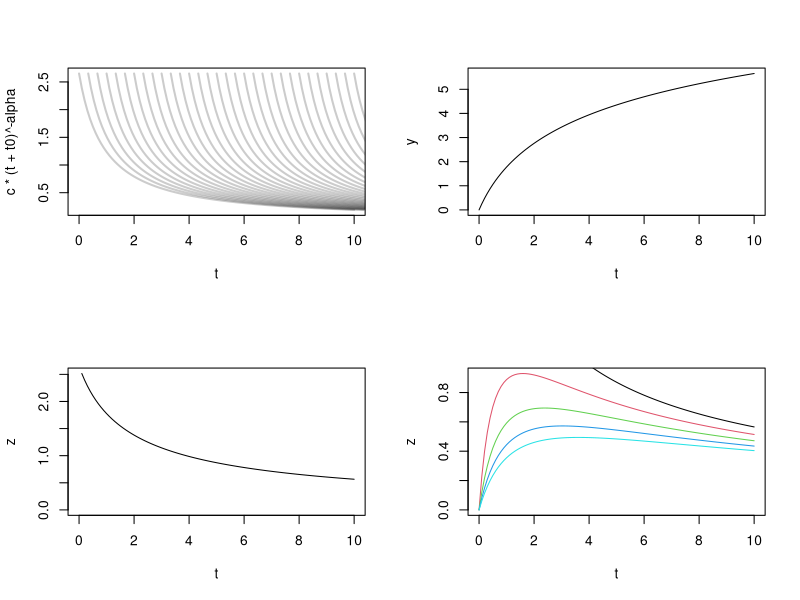
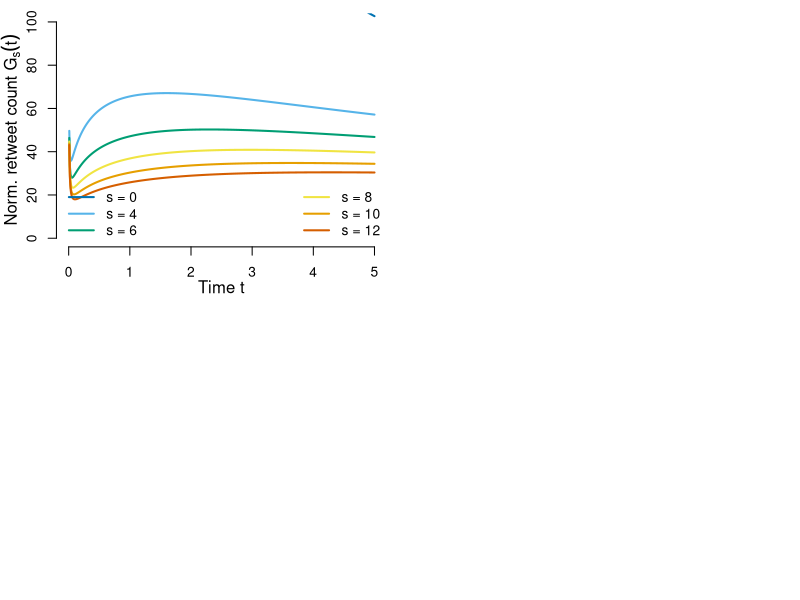
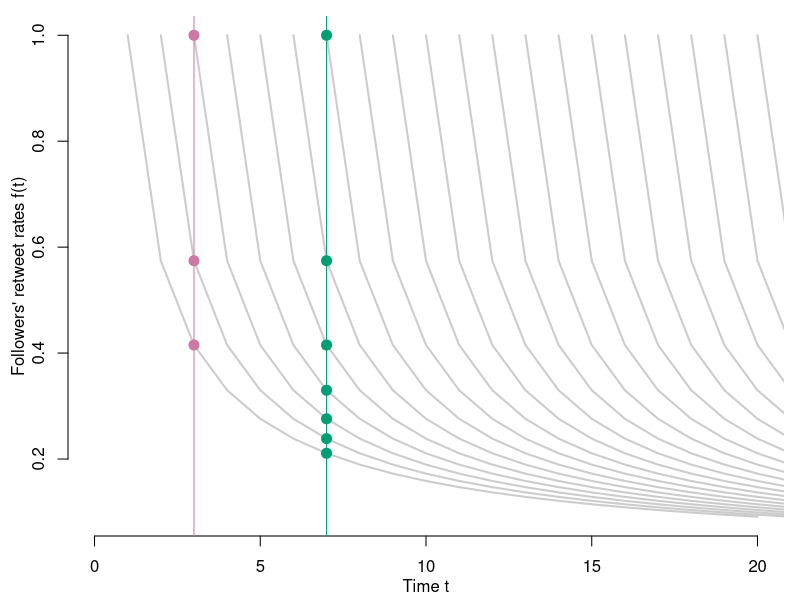
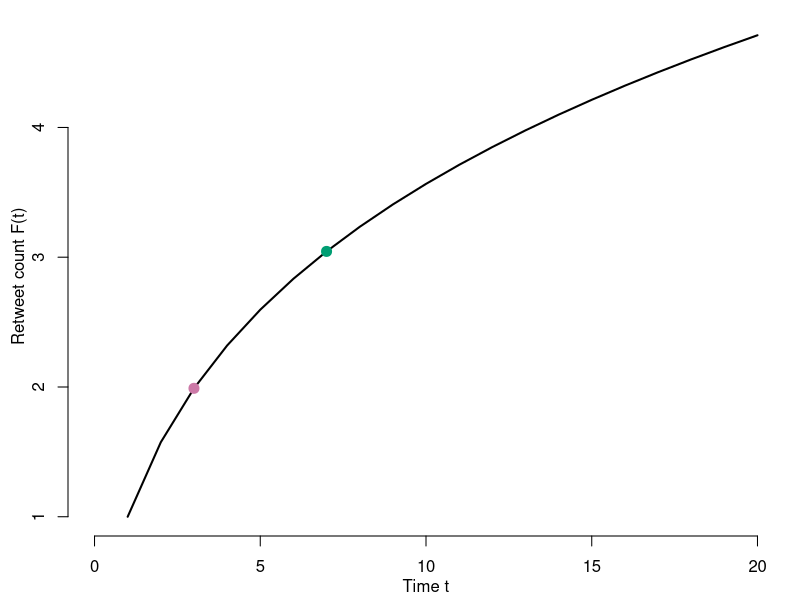
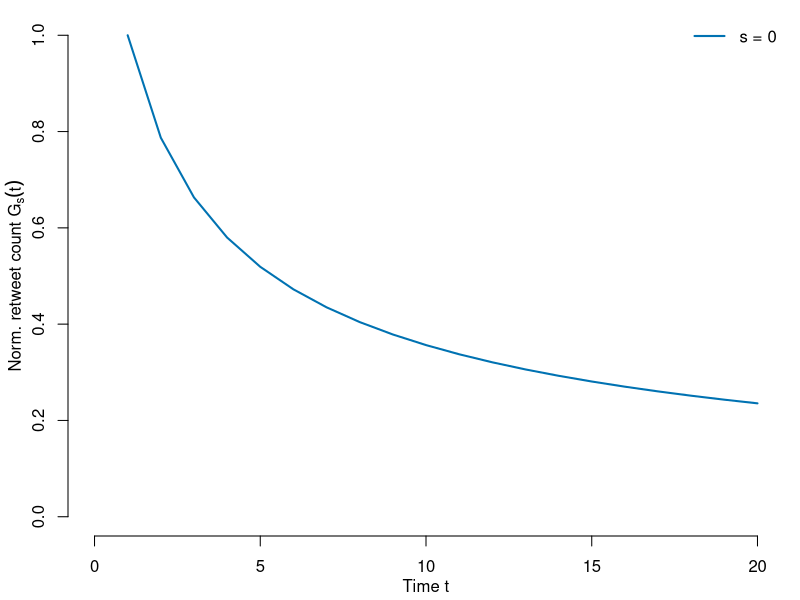
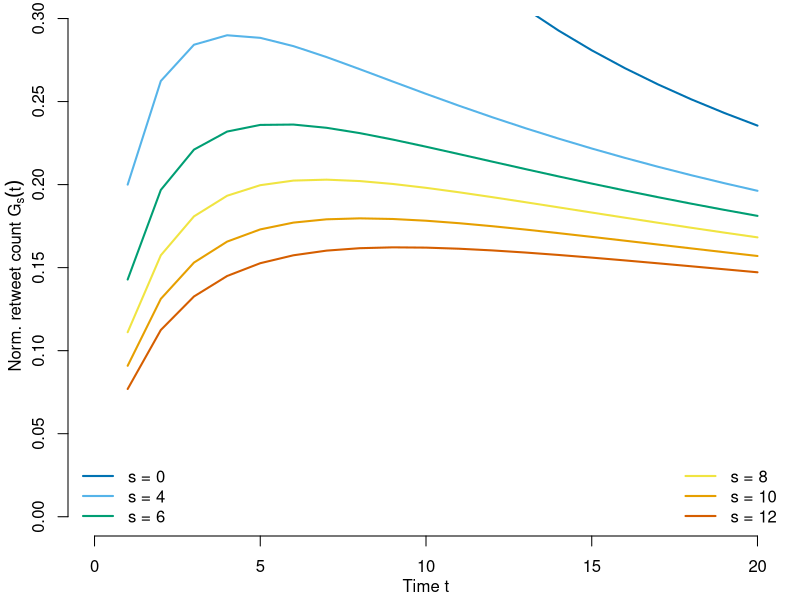

The R script that drew these images, in order:
# Continuous time

alpha <- 1.1
t0 <- 1
tmax <- 10
t <- seq(0, tmax, tmax/100)
c <- (alpha-1) / (t0^-(alpha-1) + 1/(alpha-2)*((1+t0)^-(alpha-2) - t0^-(alpha-2)))

par(mfrow=c(2,2))

plot(t, c*(t+t0)^-alpha, col='white')
for (delta in seq(0, tmax, tmax/30)) {
  lines(t+delta, c*(t+t0)^-alpha, type='l', col=rgb(0,0,0,0.2), lwd=2)
}

y <- c/(alpha-1) * (t0^-(alpha-1) - (t+t0)^-(alpha-1))
plot(t, y, type='l')

# Upper bound of tweets per week:
c/(alpha-1) * t0^-(alpha-1)

z <- y/t
plot(t, z, type='l', ylim=c(0,max(z, na.rm=TRUE)))

i <- 1
S <- 0:4
for (s in S) {
  z <- y/(t+s)
  if (i == 1) plot(t, z, type='l', col=i, ylim=c(0,max(y/(t+S[2]))))
  else lines(t, z, col=i)
  i <- i + 1
}

# Sanity check to see that the volume of retweets in the first week is indeed 1:
# z <- c/(alpha-1) * (t0^-(alpha-1)*t + 1/(alpha-2)*((t+t0)^-(alpha-2) - t0^-(alpha-2)))
# plot(t, z, type='l', xlim=c(0,1), ylim=c(0,1), panel.first=abline(h=1,v=1))

###########################################################################

# Discrete time

PLOTDIR <- sprintf('%s/Desktop/qscore', Sys.getenv('HOME'))

# Source: http://www.cookbook-r.com/Graphs/Colors_(ggplot2)/
COL_LIGHTBLUE <- "#56B4E9"
COL_YELLOW <- "#F0E442"
COL_DARKBLUE <- "#0072B2"
COL_RED <- "#D55E00"
COL_MAGENTA <- "#CC79A7"
COL_GRAY <- "#999999"
COL_ORANGE <- "#E69F00"
COL_GREEN <- "#009E73"
col <- c(COL_DARKBLUE, COL_LIGHTBLUE, COL_GREEN, COL_YELLOW, COL_ORANGE, COL_RED)

# alpha <- 1.1
alpha <- 0.8
c <- 1
t <- 1:20

f <- function(x) {
  c*x^-alpha
}

pdf(sprintf('%s/retweet_rates_f.pdf', PLOTDIR), width=1.7, height=1.4, pointsize=6, family='Helvetica', useDingbats=FALSE)
par(mar=c(3.2, 3.4, 0.8, 0.8))
plot(t, f(t), col='white', axes=FALSE, xlab='', ylab='', xlim=c(0,max(t)))
axis(1)
mtext('Time t', side=1, line=2)
axis(2)
mtext("Followers' retweet rates f(t)", side=2, line=2)
for (delta in 0:max(t)) {
  y <- f(t)
  y[y==0] <- NA
  lines(t+delta, y, type='l', col=rgb(0,0,0,0.2), lwd=2)
}
abline(v=3, col=COL_MAGENTA); points(rep(3,3), f(1:3), col=COL_MAGENTA, pch=20, cex=2)
abline(v=7, col=COL_GREEN); points(rep(7,7), f(1:7), col=COL_GREEN, pch=20, cex=2)
dev.off()

pdf(sprintf('%s/retweet_counts_F.pdf', PLOTDIR), width=1.7, height=1.4, pointsize=6, family='Helvetica', useDingbats=FALSE)
par(mar=c(3.2, 3.4, 0.8, 0.8))
y <- cumsum(f(t))
plot(t, y, type='l', axes=FALSE, xlab='', ylab='', xlim=c(0,max(t)), lwd=2)
points(3, y[3], col=COL_MAGENTA, pch=20, cex=2)
points(7, y[7], col=COL_GREEN, pch=20, cex=2)
axis(1)
mtext('Time t', side=1, line=2)
axis(2)
mtext('Retweet count F(t)', side=2, line=2)
dev.off()

pdf(sprintf('%s/norm_retweet_counts_G.pdf', PLOTDIR), width=1.7, height=1.4, pointsize=6, family='Helvetica', useDingbats=FALSE)
par(mar=c(3.2, 3.4, 0.8, 0.8))
z <- y/t
plot(t, z, type='l', axes=FALSE, xlab='', ylab='', xlim=c(0,max(t)), ylim=c(0,max(z)), lwd=2, col=col[1])
axis(1)
mtext('Time t', side=1, line=2)
axis(2)
mtext(expression(paste('Norm. retweet count ', G[s](t))), side=2, line=2)
legend('topright', bty='n', legend='s = 0', lty=1, lwd=2, col=col[1])
dev.off()

pdf(sprintf('%s/norm_retweet_counts_Gs.pdf', PLOTDIR), width=1.7, height=1.4, pointsize=6, family='Helvetica', useDingbats=FALSE)
par(mar=c(3.2, 3.4, 0.8, 0.8))
i <- 1
S <- c(0,4,6,8,10,12)
for (s in S) {
  z <- y/(t+s)
  if (i == 1) plot(t, z, type='l', col=col[i], axes=FALSE, xlab='', ylab='', xlim=c(0,max(t)), ylim=c(0,max(y/(t+S[2]))), lwd=2)
  else lines(t, z, col=col[i], lwd=2)
  i <- i + 1
}
axis(1)
mtext('Time t', side=1, line=2)
axis(2)
mtext(expression(paste('Norm. retweet count ', G[s](t))), side=2, line=2)
legend('bottomleft', bty='n', legend=paste('s =', S[1:3]), lty=1, lwd=2, col=col[1:3])
legend('bottomright', bty='n', legend=paste('s =', S[4:6]), lty=1, lwd=2, col=col[4:6])
dev.off()

###########################################################################

# In the paper, we assumed that the s initial followers don't retweet. Instead, we may
# also assume that they do retweet, at the same rate as those "regular" followers that
# started to follow the focal user in the first time step. The resulting curves are very
# similar to those that emerge when the s initial followers are silent, with the difference
# that the curves are prefixed with a sharp, brief dip at the very beginning.
# Note that the vector if time steps were adjusted here. This is just to zoom into the
#interesting regime; the same could be achieved by keeping t fixed and adjusting c.

t <- seq(0.01,5,0.01)
par(mar=c(3.2, 3.4, 0.8, 0.8))
i <- 1
S <- c(0,4,6,8,10,12)
for (s in S) {
  # This is the relevant change.
  yy <- cumsum(f(t)) + s*f(t)
  z <- yy/(t+s)
  if (i == 1) plot(t, z, type='l', col=col[i], axes=FALSE, xlab='', ylab='', xlim=c(0,max(t)), ylim=c(0,100), lwd=2)
  else lines(t, z, col=col[i], lwd=2)
  i <- i + 1
}
axis(1)
mtext('Time t', side=1, line=2)
axis(2)
mtext(expression(paste('Norm. retweet count ', G[s](t))), side=2, line=2)
legend('bottomleft', bty='n', legend=paste('s =', S[1:3]), lty=1, lwd=2, col=col[1:3])
legend('bottomright', bty='n', legend=paste('s =', S[4:6]), lty=1, lwd=2, col=col[4:6])
